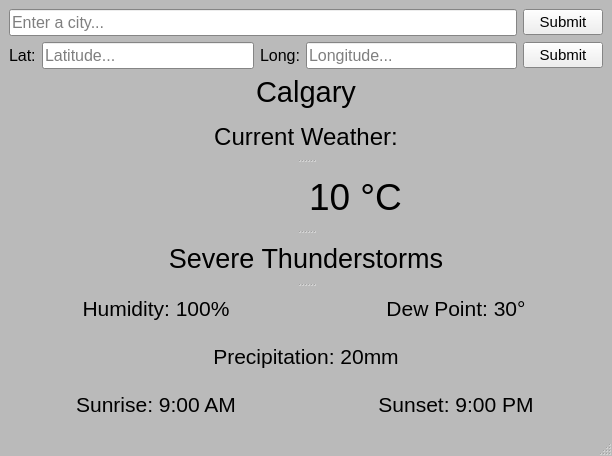
<?xml version="1.0" encoding="UTF-8"?>
<ui version="4.0">
 <class>MainWindow</class>
 <widget class="QMainWindow" name="MainWindow">
  <property name="geometry">
   <rect>
    <x>0</x>
    <y>0</y>
    <width>612</width>
    <height>456</height>
   </rect>
  </property>
  <property name="sizePolicy">
   <sizepolicy hsizetype="Preferred" vsizetype="Preferred">
    <horstretch>0</horstretch>
    <verstretch>0</verstretch>
   </sizepolicy>
  </property>
  <property name="palette">
   <palette>
    <active>
     <colorrole role="Window">
      <brush brushstyle="SolidPattern">
       <color alpha="255">
        <red>186</red>
        <green>186</green>
        <blue>186</blue>
       </color>
      </brush>
     </colorrole>
    </active>
    <inactive>
     <colorrole role="Window">
      <brush brushstyle="SolidPattern">
       <color alpha="255">
        <red>186</red>
        <green>186</green>
        <blue>186</blue>
       </color>
      </brush>
     </colorrole>
    </inactive>
    <disabled>
     <colorrole role="Base">
      <brush brushstyle="SolidPattern">
       <color alpha="255">
        <red>186</red>
        <green>186</green>
        <blue>186</blue>
       </color>
      </brush>
     </colorrole>
     <colorrole role="Window">
      <brush brushstyle="SolidPattern">
       <color alpha="255">
        <red>186</red>
        <green>186</green>
        <blue>186</blue>
       </color>
      </brush>
     </colorrole>
    </disabled>
   </palette>
  </property>
  <property name="windowTitle">
   <string>Weather</string>
  </property>
  <widget class="QWidget" name="centralwidget">
   <property name="sizePolicy">
    <sizepolicy hsizetype="Preferred" vsizetype="Preferred">
     <horstretch>0</horstretch>
     <verstretch>0</verstretch>
    </sizepolicy>
   </property>
   <layout class="QVBoxLayout" name="verticalLayout_2">
    <item>
     <layout class="QHBoxLayout" name="cityInputLayout">
      <item>
       <widget class="QLineEdit" name="searchbar">
        <property name="font">
         <font>
          <pointsize>12</pointsize>
         </font>
        </property>
        <property name="placeholderText">
         <string>Enter a city...</string>
        </property>
       </widget>
      </item>
      <item>
       <widget class="QPushButton" name="cityNameSubmitButton">
        <property name="font">
         <font>
          <pointsize>11</pointsize>
         </font>
        </property>
        <property name="text">
         <string>Submit</string>
        </property>
       </widget>
      </item>
     </layout>
    </item>
    <item>
     <layout class="QHBoxLayout" name="latLongLayout">
      <item>
       <widget class="QLabel" name="latitudeLabel">
        <property name="font">
         <font>
          <pointsize>12</pointsize>
         </font>
        </property>
        <property name="text">
         <string>Lat:</string>
        </property>
       </widget>
      </item>
      <item>
       <widget class="QLineEdit" name="latitudeInput">
        <property name="font">
         <font>
          <pointsize>12</pointsize>
         </font>
        </property>
        <property name="placeholderText">
         <string>Latitude...</string>
        </property>
       </widget>
      </item>
      <item>
       <widget class="QLabel" name="longitudeLabel">
        <property name="font">
         <font>
          <pointsize>12</pointsize>
         </font>
        </property>
        <property name="text">
         <string>Long:</string>
        </property>
       </widget>
      </item>
      <item>
       <widget class="QLineEdit" name="longitudeInput">
        <property name="font">
         <font>
          <pointsize>12</pointsize>
         </font>
        </property>
        <property name="placeholderText">
         <string>Longitude...</string>
        </property>
       </widget>
      </item>
      <item>
       <widget class="QPushButton" name="latLongSubmitButton">
        <property name="font">
         <font>
          <pointsize>11</pointsize>
         </font>
        </property>
        <property name="text">
         <string>Submit</string>
        </property>
       </widget>
      </item>
     </layout>
    </item>
    <item>
     <widget class="QLabel" name="cityLabel">
      <property name="font">
       <font>
        <pointsize>22</pointsize>
       </font>
      </property>
      <property name="text">
       <string>Calgary</string>
      </property>
      <property name="alignment">
       <set>Qt::AlignCenter</set>
      </property>
     </widget>
    </item>
    <item>
     <widget class="QSplitter" name="splitter">
      <property name="orientation">
       <enum>Qt::Vertical</enum>
      </property>
      <widget class="QLabel" name="currentWeatherHeader">
       <property name="font">
        <font>
         <pointsize>18</pointsize>
        </font>
       </property>
       <property name="text">
        <string>Current Weather:</string>
       </property>
       <property name="alignment">
        <set>Qt::AlignCenter</set>
       </property>
      </widget>
      <widget class="QWidget" name="layoutWidget">
       <layout class="QHBoxLayout" name="weatherTempLayout">
        <item>
         <widget class="QLabel" name="weatherImageLabel">
          <property name="layoutDirection">
           <enum>Qt::LeftToRight</enum>
          </property>
          <property name="text">
           <string/>
          </property>
          <property name="alignment">
           <set>Qt::AlignRight|Qt::AlignTrailing|Qt::AlignVCenter</set>
          </property>
         </widget>
        </item>
        <item>
         <widget class="QLabel" name="currentTemp">
          <property name="font">
           <font>
            <pointsize>28</pointsize>
           </font>
          </property>
          <property name="text">
           <string>10 °C</string>
          </property>
          <property name="alignment">
           <set>Qt::AlignLeading|Qt::AlignLeft|Qt::AlignVCenter</set>
          </property>
         </widget>
        </item>
       </layout>
      </widget>
      <widget class="QLabel" name="currentWeather">
       <property name="font">
        <font>
         <pointsize>20</pointsize>
        </font>
       </property>
       <property name="text">
        <string>Severe Thunderstorms</string>
       </property>
       <property name="alignment">
        <set>Qt::AlignCenter</set>
       </property>
      </widget>
      <widget class="QWidget" name="layoutWidget">
       <layout class="QVBoxLayout" name="verticalLayout">
        <item>
         <layout class="QHBoxLayout" name="horizontalLayout">
          <item>
           <widget class="QLabel" name="humidityLabel">
            <property name="font">
             <font>
              <pointsize>16</pointsize>
             </font>
            </property>
            <property name="text">
             <string>Humidity: 100%</string>
            </property>
            <property name="alignment">
             <set>Qt::AlignCenter</set>
            </property>
           </widget>
          </item>
          <item>
           <widget class="QLabel" name="dewPointLabel">
            <property name="font">
             <font>
              <pointsize>16</pointsize>
             </font>
            </property>
            <property name="text">
             <string>Dew Point: 30°</string>
            </property>
            <property name="alignment">
             <set>Qt::AlignCenter</set>
            </property>
           </widget>
          </item>
         </layout>
        </item>
        <item>
         <widget class="QLabel" name="precipitationLabel">
          <property name="font">
           <font>
            <pointsize>16</pointsize>
           </font>
          </property>
          <property name="text">
           <string>Precipitation: 20mm</string>
          </property>
          <property name="alignment">
           <set>Qt::AlignCenter</set>
          </property>
         </widget>
        </item>
        <item>
         <layout class="QHBoxLayout" name="horizontalLayout_2">
          <item>
           <widget class="QLabel" name="sunriseLabel">
            <property name="font">
             <font>
              <pointsize>16</pointsize>
             </font>
            </property>
            <property name="text">
             <string>Sunrise: 9:00 AM</string>
            </property>
            <property name="alignment">
             <set>Qt::AlignCenter</set>
            </property>
           </widget>
          </item>
          <item>
           <widget class="QLabel" name="sunsetLabel">
            <property name="font">
             <font>
              <pointsize>16</pointsize>
             </font>
            </property>
            <property name="text">
             <string>Sunset: 9:00 PM</string>
            </property>
            <property name="alignment">
             <set>Qt::AlignCenter</set>
            </property>
           </widget>
          </item>
         </layout>
        </item>
       </layout>
      </widget>
     </widget>
    </item>
    <item>
     <layout class="QHBoxLayout" name="hourlyWeatherLayout"/>
    </item>
    <item>
     <layout class="QHBoxLayout" name="dailyWeatherLayout"/>
    </item>
   </layout>
  </widget>
  <widget class="QMenuBar" name="menubar">
   <property name="geometry">
    <rect>
     <x>0</x>
     <y>0</y>
     <width>612</width>
     <height>21</height>
    </rect>
   </property>
  </widget>
  <widget class="QStatusBar" name="statusbar"/>
 </widget>
 <resources/>
 <connections/>
</ui>
